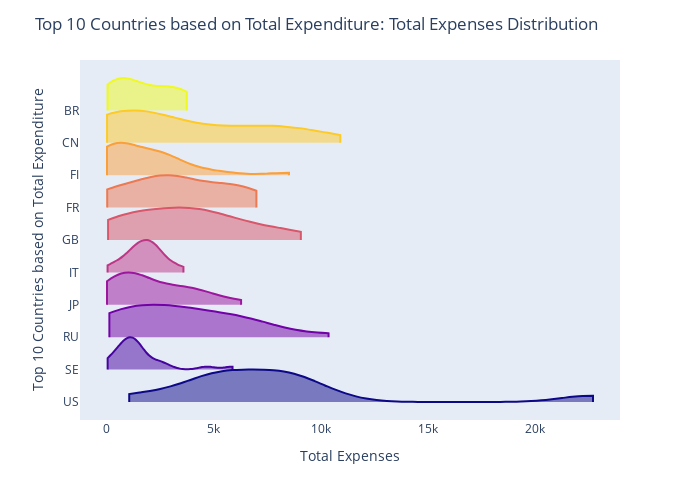

Notebook code for this chart:
### Code cell
fig = px.violin(df_Top_10_Exp , y='customer_country',x="amount", color = 'customer_country', color_discrete_sequence=px.colors.sequential.Plasma_r)
fig.update_traces(orientation='h', side='positive', width=2, points=False,spanmode ='hard')
fig.update_layout(title='Top 10 Countries based on Total Expenditure: Total Expenses Distribution',xaxis_showgrid=False, xaxis_zeroline=False, yaxis_title='Top 10 Countries based on Total Expenditure', xaxis_title='Total Expenses', yaxis = dict(tickmode='linear'), showlegend=False, width=700, height=500,violinmode='group')
fig.show()

### Figure 1 — Plotly figure (JSON) as saved in the notebook; plotly's stock layout.template omitted (floating-point values rounded to 4 significant figures)
{"data": [{"alignmentgroup": "True", "box": {"visible": false}, "hovertemplate": "customer_country=%{y}<br>amount=%{x}<extra></extra>", "legendgroup": "BR", "marker": {"color": "#f0f921"}, "name": "BR", "offsetgroup": "BR", "orientation": "h", "points": false, "scalegroup": "True", "showlegend": true, "side": "positive", "spanmode": "hard", "type": "violin", "width": 2, "x": [1386.0, 35.5, 211.2, 53.12, 71.64, 589.2, 939.5, 2835.0, 1182.0, 1262.0, 2399.0, 2294.0, 3728.0, 2898.0, 3617.0, 3361.0, 3736.0, 1932.0, 329.3, 889.8], "x0": " ", "xaxis": "x", "y": ["BR", "BR", "BR", "BR", "BR", "BR", "BR", "BR", "BR", "BR", "BR", "BR", "BR", "BR", "BR", "BR", "BR", "BR", "BR", "BR"], "y0": " ", "yaxis": "y"}, {"alignmentgroup": "True", "box": {"visible": false}, "hovertemplate": "customer_country=%{y}<br>amount=%{x}<extra></extra>", "legendgroup": "CN", "marker": {"color": "#fdca26"}, "name": "CN", "offsetgroup": "CN", "orientation": "h", "points": false, "scalegroup": "True", "showlegend": true, "side": "positive", "spanmode": "hard", "type": "violin", "width": 2, "x": [59.5, 366.9, 51.33, 352.4, 524, 1571.0, 881.4, 12.99, 1139.0, 1610.0, 2417.0, 8166.0, 3864.0, 3517.0, 5902.0, 9140.0, 10900.0, 6606.0, 8161.0, 4398.0, 8446.0, 1553.0, 7380.0, 1387.0], "x0": " ", "xaxis": "x", "y": ["CN", "CN", "CN", "CN", "CN", "CN", "CN", "CN", "CN", "CN", "CN", "CN", "CN", "CN", "CN", "CN", "CN", "CN", "CN", "CN", "CN", "CN", "CN", "CN"], "y0": " ", "yaxis": "y"}, {"alignmentgroup": "True", "box": {"visible": false}, "hovertemplate": "customer_country=%{y}<br>amount=%{x}<extra></extra>", "legendgroup": "FI", "marker": {"color": "#fb9f3a"}, "name": "FI", "offsetgroup": "FI", "orientation": "h", "points": false, "scalegroup": "True", "showlegend": true, "side": "positive", "spanmode": "hard", "type": "violin", "width": 2, "x": [10, 77.1, 11.25, 59.5, 1944, 2895.0, 4210.0, 8508.0, 2739.0, 2432.0, 5167.0, 2608.0, 2611.0, 450.7, 660.9, 715.7, 694.4, 761.6, 1342.0, 2050.0, 240.0, 313.3, 2788.0, 113.1], "x0": " ", "xaxis": "x", "y": ["FI", "FI", "FI", "FI", "FI", "FI", "FI", "FI", "FI", "FI", "FI", "FI", "FI", "FI", "FI", "FI", "FI", "FI", "FI", "FI", "FI", "FI", "FI", "FI"], "y0": " ", "yaxis": "y"}, {"alignmentgroup": "True", "box": {"visible": false}, "hovertemplate": "customer_country=%{y}<br>amount=%{x}<extra></extra>", "legendgroup": "FR", "marker": {"color": "#ed7953"}, "name": "FR", "offsetgroup": "FR", "orientation": "h", "points": false, "scalegroup": "True", "showlegend": true, "side": "positive", "spanmode": "hard", "type": "violin", "width": 2, "x": [3699.0, 152.3, 2935.0, 49.17, 19.04, 42.16, 846.2, 1693.0, 2146.0, 2968.0, 2651.0, 4787.0, 5620.0, 4199.0, 6987.0, 5582.0, 5335.0, 6679.0, 6535.0, 6462.0, 3197.0, 2902.0, 2667.0, 2186.0], "x0": " ", "xaxis": "x", "y": ["FR", "FR", "FR", "FR", "FR", "FR", "FR", "FR", "FR", "FR", "FR", "FR", "FR", "FR", "FR", "FR", "FR", "FR", "FR", "FR", "FR", "FR", "FR", "FR"], "y0": " ", "yaxis": "y"}, {"alignmentgroup": "True", "box": {"visible": false}, "hovertemplate": "customer_country=%{y}<br>amount=%{x}<extra></extra>", "legendgroup": "GB", "marker": {"color": "#d8576b"}, "name": "GB", "offsetgroup": "GB", "orientation": "h", "points": false, "scalegroup": "True", "showlegend": true, "side": "positive", "spanmode": "hard", "type": "violin", "width": 2, "x": [6506.0, 9062.0, 504.8, 193.5, 294.1, 60.38, 1345.0, 5097.0, 3116, 7276.0, 1507.0, 3666.0, 4761.0, 8435.0, 4780.0, 3205.0, 6439.0, 4462.0, 3387.0, 3548.0, 1628.0, 1468.0, 2831.0, 5111.0], "x0": " ", "xaxis": "x", "y": ["GB", "GB", "GB", "GB", "GB", "GB", "GB", "GB", "GB", "GB", "GB", "GB", "GB", "GB", "GB", "GB", "GB", "GB", "GB", "GB", "GB", "GB", "GB", "GB"], "y0": " ", "yaxis": "y"}, {"alignmentgroup": "True", "box": {"visible": false}, "hovertemplate": "customer_country=%{y}<br>amount=%{x}<extra></extra>", "legendgroup": "IT", "marker": {"color": "#bd3786"}, "name": "IT", "offsetgroup": "IT", "orientation": "h", "points": false, "scalegroup": "True", "showlegend": true, "side": "positive", "spanmode": "hard", "type": "violin", "width": 2, "x": [2996.0, 1844.0, 383.6, 35.76, 955.6, 2138.0, 722.3, 1099.0, 1622.0, 2856.0, 1269.0, 2141.0, 1734.0, 1514.0, 3579.0, 2421.0, 2232.0, 1581.0, 1413, 2130.0, 2248.0], "x0": " ", "xaxis": "x", "y": ["IT", "IT", "IT", "IT", "IT", "IT", "IT", "IT", "IT", "IT", "IT", "IT", "IT", "IT", "IT", "IT", "IT", "IT", "IT", "IT", "IT"], "y0": " ", "yaxis": "y"}, {"alignmentgroup": "True", "box": {"visible": false}, "hovertemplate": "customer_country=%{y}<br>amount=%{x}<extra></extra>", "legendgroup": "JP", "marker": {"color": "#9c179e"}, "name": "JP", "offsetgroup": "JP", "orientation": "h", "points": false, "scalegroup": "True", "showlegend": true, "side": "positive", "spanmode": "hard", "type": "violin", "width": 2, "x": [456.4, 365, 1099.0, 95.21, 959.5, 1253.0, 9.7, 1329.0, 725.0, 2492.0, 4578.0, 3031.0, 4690.0, 6271.0, 3387.0, 1150.0, 3712.0, 821.5, 1599.0, 2516.0, 4026.0], "x0": " ", "xaxis": "x", "y": ["JP", "JP", "JP", "JP", "JP", "JP", "JP", "JP", "JP", "JP", "JP", "JP", "JP", "JP", "JP", "JP", "JP", "JP", "JP", "JP", "JP"], "y0": " ", "yaxis": "y"}, {"alignmentgroup": "True", "box": {"visible": false}, "hovertemplate": "customer_country=%{y}<br>amount=%{x}<extra></extra>", "legendgroup": "RU", "marker": {"color": "#7201a8"}, "name": "RU", "offsetgroup": "RU", "orientation": "h", "points": false, "scalegroup": "True", "showlegend": true, "side": "positive", "spanmode": "hard", "type": "violin", "width": 2, "x": [5922.0, 121, 342.1, 1548.0, 350, 679.4, 2094.0, 631.6, 490.9, 4224.0, 3473.0, 2566.0, 5775.0, 2723.0, 7193.0, 7063.0, 6704.0, 5437.0, 4170.0, 10360.0, 3849.0, 2058.0, 3434.0], "x0": " ", "xaxis": "x", "y": ["RU", "RU", "RU", "RU", "RU", "RU", "RU", "RU", "RU", "RU", "RU", "RU", "RU", "RU", "RU", "RU", "RU", "RU", "RU", "RU", "RU", "RU", "RU"], "y0": " ", "yaxis": "y"}, {"alignmentgroup": "True", "box": {"visible": false}, "hovertemplate": "customer_country=%{y}<br>amount=%{x}<extra></extra>", "legendgroup": "SE", "marker": {"color": "#46039f"}, "name": "SE", "offsetgroup": "SE", "orientation": "h", "points": false, "scalegroup": "True", "showlegend": true, "side": "positive", "spanmode": "hard", "type": "violin", "width": 2, "x": [926.3, 1194.0, 865.9, 39, 1811.0, 275, 160.8, 761.9, 2772.0, 4663.0, 1502.0, 2218.0, 5871.0, 2408.0, 1443.0, 988.0, 1479.0, 1411.0, 753.9, 1123.0, 1415.0, 563.2, 944.3], "x0": " ", "xaxis": "x", "y": ["SE", "SE", "SE", "SE", "SE", "SE", "SE", "SE", "SE", "SE", "SE", "SE", "SE", "SE", "SE", "SE", "SE", "SE", "SE", "SE", "SE", "SE", "SE"], "y0": " ", "yaxis": "y"}, {"alignmentgroup": "True", "box": {"visible": false}, "hovertemplate": "customer_country=%{y}<br>amount=%{x}<extra></extra>", "legendgroup": "US", "marker": {"color": "#0d0887"}, "name": "US", "offsetgroup": "US", "orientation": "h", "points": false, "scalegroup": "True", "showlegend": true, "side": "positive", "spanmode": "hard", "type": "violin", "width": 2, "x": [7324.0, 10460.0, 1523.0, 1048.0, 22550.0, 3447.0, 3573.0, 9787.0, 22710.0, 9092.0, 8617.0, 5255.0, 7748.0, 5874.0, 5338.0, 4942.0, 5913.0, 8470.0, 7984.0, 7873.0, 5463.0, 4536.0, 6134.0, 8547.0], "x0": " ", "xaxis": "x", "y": ["US", "US", "US", "US", "US", "US", "US", "US", "US", "US", "US", "US", "US", "US", "US", "US", "US", "US", "US", "US", "US", "US", "US", "US"], "y0": " ", "yaxis": "y"}], "layout": {"height": 500, "legend": {"title": {"text": "customer_country"}, "tracegroupgap": 0}, "margin": {"t": 60}, "showlegend": false, "title": {"text": "Top 10 Countries based on Total Expenditure: Total Expenses Distribution"}, "violinmode": "group", "width": 700, "xaxis": {"anchor": "y", "domain": [0, 1], "showgrid": false, "title": {"text": "Total Expenses"}, "zeroline": false}, "yaxis": {"anchor": "x", "categoryarray": ["US", "SE", "RU", "JP", "IT", "GB", "FR", "FI", "CN", "BR"], "categoryorder": "array", "domain": [0, 1], "tickmode": "linear", "title": {"text": "Top 10 Countries based on Total Expenditure"}}}}
